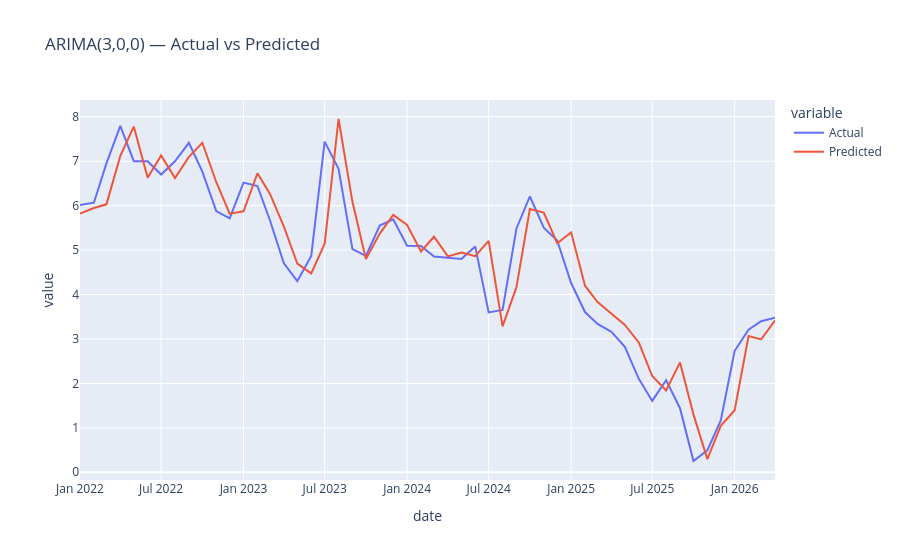

The code cell stored with this chart in its notebook:
### Markdown cell above
- ARIMA(3,0,0)
- RMSE: 0.7024
- MAE: 0.5397

### Code cell
#plotting the actual vs pridicted forcast
# Actual vs Predicted — ARIMA
results_df = pd.DataFrame({
    'Actual': arima_validator.actuals.values,
    'Predicted': arima_validator.predictions.values}, index=arima_validator.actuals.index)

fig = px.line(results_df, title='ARIMA(3,0,0) — Actual vs Predicted')
fig.show()
